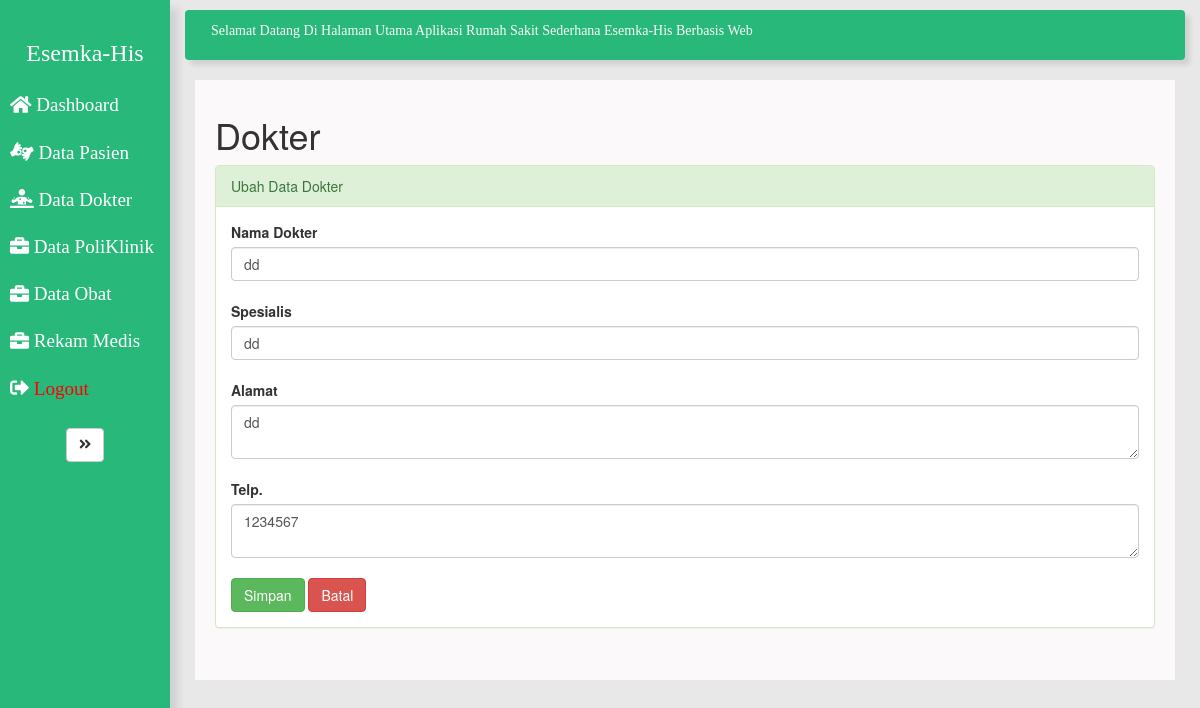
Screenshot of /dokter/edit_dokter.php?id=033a0fbe-93e9-492f-b2be-1951138cadad with the database file from the repository.
### tables this page shows
CREATE TABLE `dokter` (
  `id_dokter` varchar(50) NOT NULL,
  `nama_dokter` varchar(50) NOT NULL,
  `spesialis` varchar(80) NOT NULL,
  `alamat` text NOT NULL,
  `no_telp` varchar(15) NOT NULL
);

### dokter/edit_dokter.php (the view, shortened to what this page needs)
<!DOCTYPE html>
<html lang="en">
<head>
  	<link rel="stylesheet" href="../assets/css/style.css">
	<link rel="stylesheet" href="https://maxcdn.bootstrapcdn.com/bootstrap/3.4.0/css/bootstrap.min.css">
</head>
<body>
	<div class="wrapper">
			<nav id="sidebar">
				<div class="sidebar-header">
					<a href="../index.php"><h3>Esemka-His</h3>
					</a>
				</div>
				<ul class="list-unstyled components">
					<li>
						<a href="../index.php">
							<i class="fas fa-home"></i>
							Dashboard
						</a>
					</li>
					<li>
						<a href="../pendaftaran">
							<i class="fas fa-american-sign-language-interpreting"></i>
							Data Pasien
						</a>
					</li>
					<li>
						<a href="../dokter/data_dokter.php">
							<i class="fas fa-diagnoses"></i>
							Data Dokter
						</a>
					</li>
					<li>
						<a href="../poliklinik/data_poli.php">
							<i class="fas fa-briefcase"></i>
							Data PoliKlinik
						</a>
					</li>
					<li>
						<a href="../obat/data_obat.php">
							<i class="fas fa-briefcase"></i>
							Data Obat
						</a>
					</li>
					<li>
						<a href="../pelayanan.php">
							<i class="fas fa-briefcase"></i>
							Rekam Medis
						</a>
					</li>
					<li>
						<a href="../logout.php">
							<i class="fas fa-sign-out-alt"></i>
							<font color="red">Logout</font><br>
						</a>
					</li>
				</ul>
					<button type="button" id="sidebarCollapse" class="btn btn-default">
							<i class="fas fa-angle-double-right"></i>
					</button>
			</nav>
		<div id="content">
			<nav class="navbar navbar-expand-lg ">
                <div class="container-fluid">
				<marquee>Selamat Datang Di Halaman Utama Aplikasi Rumah Sakit Sederhana Esemka-His Berbasis Web</marquee>
				</div>
			</nav>
			<div id="page-wrapper" >
				<div style="padding: 15px 20px;background-color: #fbf9f9; min-height: 600px; margin-right: 15px; margin-left: 5px; margin-bottom: 0px;" >
					<div id="page-inner">
                        <div class="box">
                            <h1>Dokter</h1>
                            <div class="panel panel-success">
                            <div class="panel-heading">Ubah Data Dokter </div>
                                <div class="panel-body">
                                <div class="row">
                                    <div class="col-md-12">
                                    <?php
                                        include '../../config.php';
                                        $id = $_GET['id'];
                                        $sql_dokter = mysqli_query($koneksi,"SELECT * FROM dokter WHERE id_dokter='$id'") or die ;(mysqli_error($koneksi));
                                        $data = mysqli_fetch_array($sql_dokter)
                                    ?>
                                    <form method="post" action="proses_dokter.php">
                                        <label>Nama Dokter</label>
                                        <input name="nama_dokter" id="nama_dokter" value="<?php echo $data['nama_dokter']; ?>" class="form-control" required autofocus/>
                                        <br />
                                        <label>Spesialis</label>
                                        <input name="spesialis" id="spesialis" value="<?php echo $data['spesialis']; ?>" class="form-control" required />
                                        <br />
                                        <label>Alamat</label>
                                        <textarea name="alamat" id="alamat" class="form-control" required><?php echo $data['alamat']; ?></textarea>
                                        <label>Telp.</label>
                                        <textarea name="no_telp" id="no_telp" class="form-control" required><?php echo $data['no_telp']; ?></textarea>
                                        <input type="submit" name="edit_dokter" value="Simpan" class="btn btn-success" />
                                        <a href="data_dokter.php"><input type="button" value="Batal" class="btn btn-danger"></a>
                                    </form>
                                    </div>
                                </div>
                            </div>
                        </div>
              </div>
            </div>
          </div>
        </div>
    </div>
  </body>
</html>

### assets/css/style.css (style rules this page uses)
body { font-family: 'Poppins', sans-serif; background: #999; }
a, a:hover, a:focus { color: inherit; text-decoration: none; transition: all 0.3s; }
.navbar { padding: 10px; font-family: 'Trebuchet Ms', Times, serif; color: #fafafa; background: rgb(40, 184, 122); border:none; border-radius: 0; margin-left: -5px; margin-right: 5px; box-shadow: 5px 5px 5px rgba(0, 0, 0, 0.1); }
.wrapper { display: flex; align-items: stretch; background: rgb(232, 232, 232); }
#sidebar { font-family: 'Trebuchet Ms', Times, serif; text-align: center; font-size: 13pt; color: #fff; min-width: 170px; max-width: 180px; background: rgb(40, 184, 122); transition: all 0.3s; outline: 0px; box-shadow: 8px 8px 8px rgba(0, 0, 0, 0.1); }
#sidebar ul li a { text-align: left; color: #fff; font-family: 'Trebuchet Ms', Times, serif; }
#sidebar .sidebar-header h3 { padding-top: 20px; background: rgb(40, 184, 122); color: #fff; font-family: 'Trebuchet Ms', Times, serif; }
#sidebar ul.components { padding: 5px 0; border-bottom: 1px solid rgb(40, 184, 122); }
#sidebar ul li a { padding: 10px; font-size: 1.1em; display: block; }
#content { width: 100%; padding: 10px; padding-left: 20px; min-height: 100vh; transition: all 0.3s; }

### rows the page displays
dokter: nama_dokter "dd", spesialis "dd", alamat "dd", no_telp "1234567"
